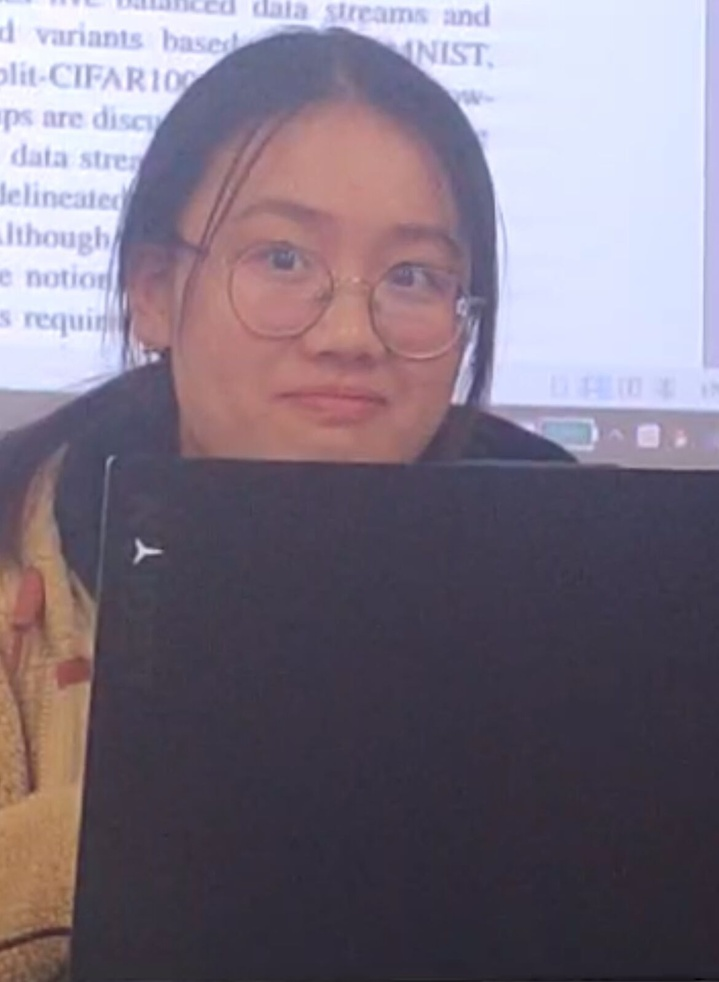
#> input picture img/cqy_smile_dataset/zen_yang.jpg, 719 x 982 px, shrunk from 1170 x 1599 before the run, found by its file name
$ jupyter execute rotate.ipynb
#> lines starting #> are read from the running program, lines starting #| are printed output that depends on the picture
[cell 1]
import cv2
import numpy as np
img1 = cv2.imread('F:\\cqy_smile_dataset\\zen_yang.jpg')
#> img1 is the input picture: shape (982, 719, 3); mean B, G, R 126.2, 111.8, 121.7

#ROTATE_90_CLOCKWISE  90度顺时针
        #ROTATE_180 180度
        #ROTATE——90——COUNTERCLOCKWISE 90度逆时针

img1_ = cv2.rotate(img1,rotateCode=cv2.ROTATE_90_CLOCKWISE)
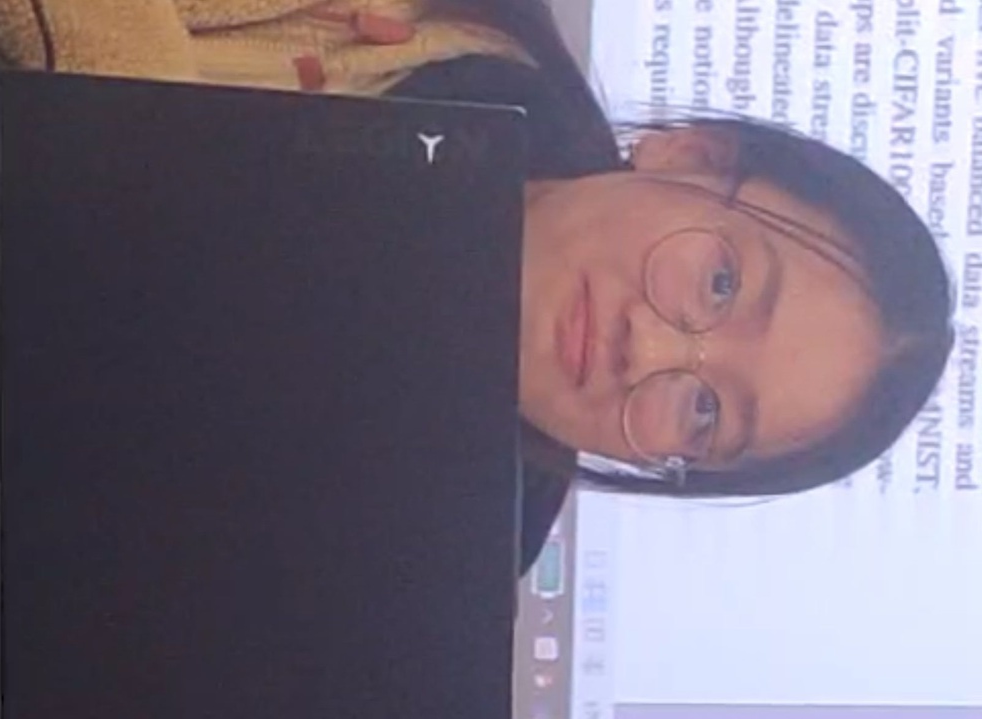
#> img1_: shape (719, 982, 3); mean B, G, R 126.2, 111.8, 121.7

cv2.imshow('img',img1)
cv2.imshow('img_',img1_)

cv2.waitKey(0)
cv2.destroyAllWindows()


$ run again, with img/cqy_smile_dataset/che_di_di_wu_ji_dan.jpg copied over img/cqy_smile_dataset/zen_yang.jpg
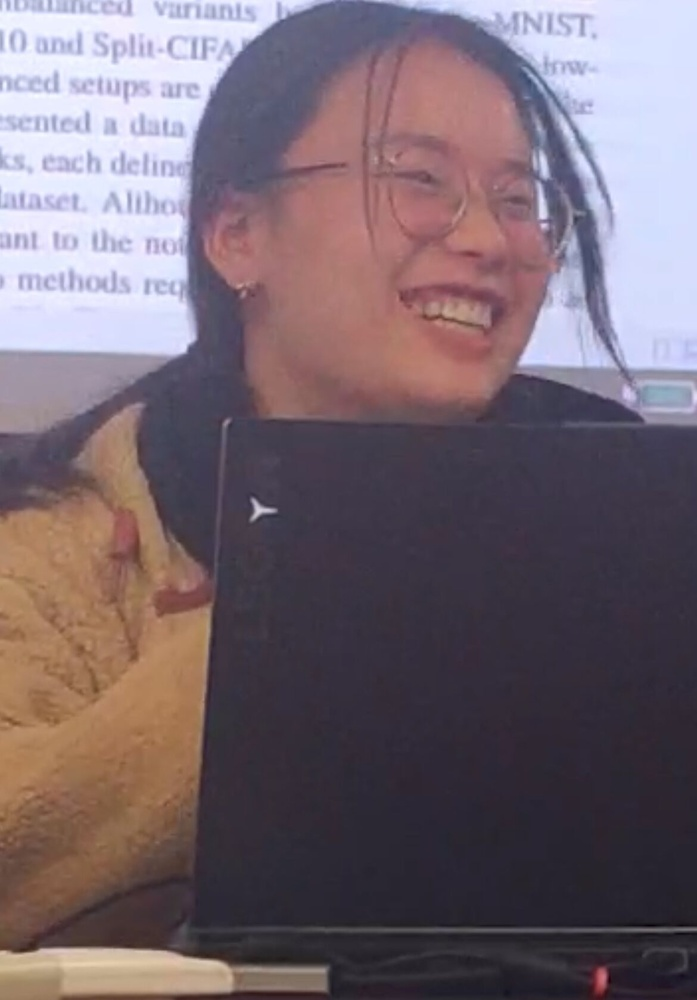
#> input picture img/cqy_smile_dataset/che_di_di_wu_ji_dan.jpg, 697 x 1000 px, shrunk from 1170 x 1678 before the run, found by its file name
#> img1 is the input picture: shape (1000, 697, 3); mean B, G, R 111.7, 102.5, 117
#> `img1_ = cv2.rotate(img1,rotateCode=cv2.ROTATE_90_CLOCKWISE)`:
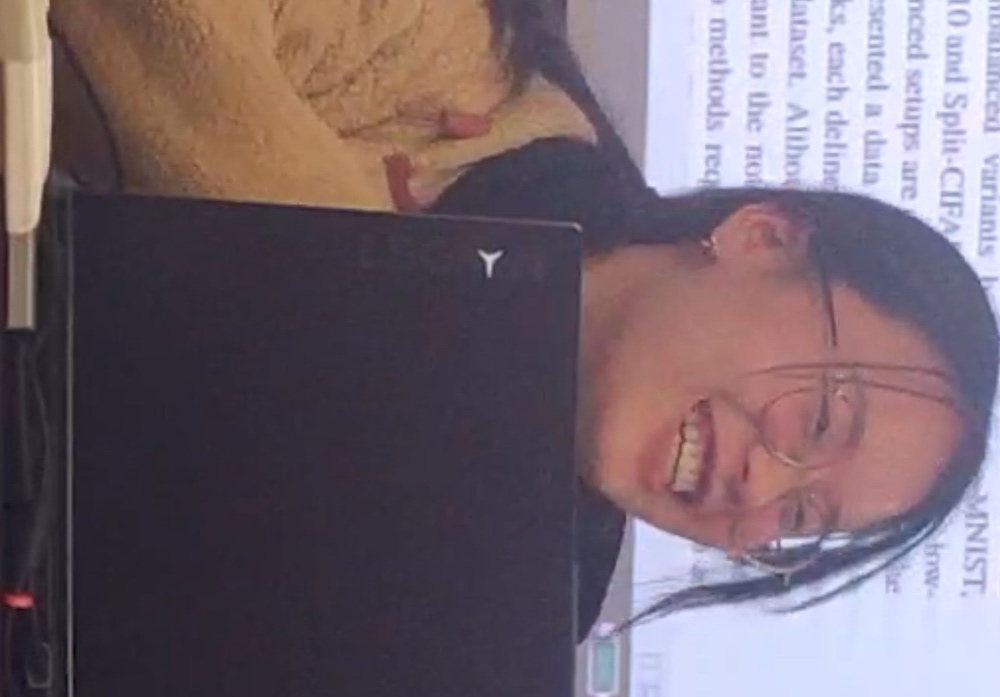
#> img1_: shape (697, 1000, 3); mean B, G, R 111.7, 102.5, 117
